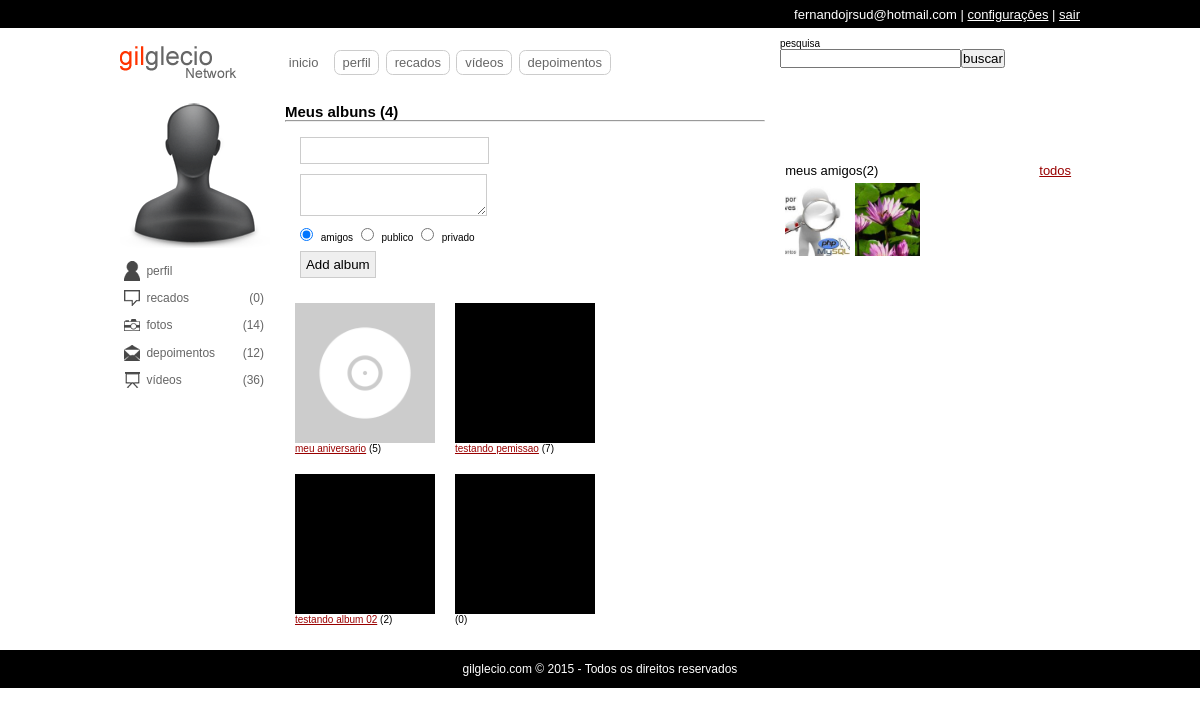
The page /albuns.php (signed in) on the database its author committed.
### tables this page shows
CREATE TABLE IF NOT EXISTS `albuns` (
`id` int(11) NOT NULL,
  `usuario` int(11) NOT NULL,
  `titulo` varchar(128) NOT NULL,
  `descricao` varchar(255) DEFAULT NULL,
  `status` int(1) DEFAULT '0',
  `data` timestamp NOT NULL DEFAULT CURRENT_TIMESTAMP ON UPDATE CURRENT_TIMESTAMP,
  `permissao` int(1) DEFAULT NULL,
  `capa` varchar(255) DEFAULT 'default.jpg'
);

CREATE TABLE IF NOT EXISTS `usuarios` (
`id` int(11) NOT NULL,
  `email` varchar(64) NOT NULL,
  `senha` varchar(128) NOT NULL,
  `nome` varchar(32) NOT NULL,
  `sobrenome` varchar(64) NOT NULL,
  `nascimento` date NOT NULL,
  `sexo` varchar(10) NOT NULL,
  `imagem` varchar(128) DEFAULT NULL,
  `status` int(1) NOT NULL DEFAULT '0',
  `cadastro` date NOT NULL,
  `nivel` int(1) NOT NULL DEFAULT '0'
);

### classes/DB.class.php (called while the page is built, shortened)
<?php
	class DB{
		private static $conn;
		static function getConn(){
			if(is_null(self::$conn)){
				self::$conn = new PDO('mysql:host=localhost;dbname=aularedesocial','root','');
				self::$conn->setAttribute(PDO::ATTR_ERRMODE,PDO::ERRMODE_EXCEPTION);
			}
			return self::$conn;
		}
	}

### classes/Recados.class.php (called while the page is built, shortened)
<?php
	class Recados extends DB{
		static function getRecados($idExtrangeiro){
			$select = self::getConn()->prepare("
			SELECT u.id, u.nome, u.sobrenome, u.imagem, a.de, a.para, r.id, r.recado, r.de, r.para, r.data, r.status FROM usuarios u
			INNER JOIN amisade a ON (((u.id=a.de) AND (a.para=?)) OR ((u.id=a.para) AND (a.de=?)))
			INNER JOIN recados r ON ((r.de=u.id) AND (r.para='publico' OR r.para='amigos' OR r.para=?) AND r.status=1) AND a.status=1 ORDER BY r.data DESC");
			$select->execute(array($idExtrangeiro,$idExtrangeiro,$idExtrangeiro));
			$d['num'] = $select->rowCount();
			$d['dados'] = $select->fetchAll();
			return $d;
		}
	}

### classes/Amisade.class.php (called while the page is built, shortened)
<?php
class Amisade extends DB {
    static function list_amigos($idExtrangeiro) {
        $selAmigos = self::getConn()->prepare('SELECT u.id, u.nome, u.sobrenome, u.imagem FROM usuarios u INNER JOIN amisade a ON (((u.id=a.de) AND (a.para=?)) OR ((u.id=a.para) AND (a.de=?))) AND a.status=1');
        $selAmigos->execute(array($idExtrangeiro, $idExtrangeiro));
        $d['num'] = $selAmigos->rowCount();
        $d['dados'] = $selAmigos->fetchAll();
        return $d;
    }
    static function solicitacao($idDaSessao, $idExtrangeiro) {
        $sql = self::getConn()->prepare('SELECT * FROM `amisade` WHERE (de=? AND para=?) OR (para=? AND de=?) LIMIT 1');
        $sql->execute(array($idDaSessao, $idExtrangeiro, $idDaSessao, $idExtrangeiro));
        if ($sql->rowCount() == 0) {
            $d['r'] = 0;
        }
        return $d;
    }
    static function strIdAmigos($amigos) {
        $ids = array();
        foreach ($amigos as $value) {
            array_push($ids, $value['id']);
        }
        return implode(',', $ids);
    }
}

### classes/Allbuns.class.php (called while the page is built, shortened)
<?php
	class Albuns extends DB{
		static function listAlbuns($usuario){
			$list = self::getConn()->prepare('SELECT * FROM `albuns` WHERE `usuario`=?');
			$list->execute(array($usuario));
			$d['num'] = $list->rowCount();
			$d['dados'] = $list->fetchAll();
			return $d;
		}
		private static function getFotos($album){
			$list = self::getConn()->prepare('SELECT * FROM `fotos` WHERE `album`=?');
			$list->execute(array($album));
			$d['num'] = $list->rowCount();
			$d['dados'] = $list->fetchAll();
			return $d;
		}
		static function getAlbum($album,$colunas='*',$fotos=true){
			$dados = self::getConn()->prepare('SELECT '.$colunas.' FROM `albuns` WHERE `id`=? LIMIT 1');
			$dados->execute(array($album));
			if($dados->rowCount()){
				if($fotos){
					$f = self::getFotos($album);
					$d['fotos']['num'] = $f['num'];
					$d['fotos']['dados'] = $f['dados'];
				}
				$d['album'] = $dados->fetch(PDO::FETCH_ASSOC);
				return $d;
			}else{
				return array();
			}
		}
		static function totalFotos($usuario){
			$albuns = self::listAlbuns($usuario);
			$totalfotos = 0;
			foreach($albuns['dados'] as $albuns):
				$fotos = self::getFotos($albuns['id']);
				$totalfotos += $fotos['num'];
			endforeach;
			return $totalfotos;
		}
	}

### includes/list_albuns.php (the view, shortened to what this page needs)
<div id="listAlbuns">
<h2><?php echo ($idDaSessao<>$idExtrangeiro) ? 'Albuns de '.$user_fullname.' ('.$albuns['num'].') ' : 'Meus albuns ('.$albuns['num'].') '; ?></h2>
    <?php if($idDaSessao==$idExtrangeiro){ ?>
    <hr />
    <form name="novoalbum" method="post" enctype="multipart/form-data" action="" >
        <input type="text" name="tituloalbum" /><br>
        <textarea name="descricao" ></textarea>
        <br>
        <input type="radio" name="permissao" checked="checked" value="2" /> amigos
        <input type="radio" name="permissao" value="3" /> publico
        <input type="radio" name="permissao" value="1" /> privado
        <br>
        <input type="submit" name="criaralbum" value="Add album" />
    </form>
    <?php }
    if($albuns['num']>0){
        echo '<ul>';
		$visivel = Amisade::solicitacao($idDaSessao,$idExtrangeiro);
        foreach($albuns['dados'] as $resalbuns):
			$numfotos = Albuns::getAlbum($resalbuns['id']);
			$file = 'uploads/fotos/200/'.$resalbuns['capa'];
			$li = '<li><img src="'.(file_exists($file) ? $file : 'uploads/fotos/default.jpg' ).'" /><a href="albuns.php?uid='.$idExtrangeiro.'&aid='.$resalbuns['id'].'">'.$resalbuns['titulo'].'</a> ('.$numfotos['fotos']['num'].')</li>';
			if($resalbuns['permissao']==1 AND $idDaSessao==$idExtrangeiro){
				echo $li;
			}elseif($resalbuns['permissao']==2){
				if($visivel['r']==2 OR $idDaSessao==$idExtrangeiro){
					echo $li;
				}
			}elseif($resalbuns['permissao']==3){
				echo $li;
			}
		endforeach;
        echo '</ul>';
    }
	?>
	</div>

### includes/header.php (shortened to what this page needs)
<?php
include('classes/DB.class.php');
include('classes/Login.class.php');
include('classes/Amisade.class.php');
include('classes/Recados.class.php');
include('classes/Allbuns.class.php');
$idExtrangeiro = (isset($_GET['uid'])) ? (int)$_GET['uid'] : $_SESSION['socialbigui_uid'];
$idDaSessao = $_SESSION['socialbigui_uid'];
function user_img($img){
	return ($img<>'' AND file_exists('uploads/usuarios/'.$img)) ? $img : 'default.png';
}
$user_imagem = user_img($user_imagem);
?>
<!DOCTYPE HTML>
<html lang="pt-br">
<head>
<link rel="stylesheet" media="screen" href="estilos/template.css" type="text/css" />
</head>
<body>
<div id="topo">
	<div class="cAlign">
        <span><?php echo $_SESSION['socialbigui_usuario'] ?> | <a href="#">configura&ccedil;&ocirc;es</a> | <a href="?sair=true">sair</a></span>
    </div>
</div>
<div class="cAlign">
    <div id="header">
    	<div class="left">
        </div>
        <div class="center">
      		<ul>
                <li><a href="./" class="ativo">inicio</a></li>
                <li><a href="perfil.php">perfil</a></li>
                <li><a href="recados.php">recados</a></li>
                <li><a href="videos.php">v&iacute;deos</a></li>
                <li><a href="depoimentos.php">depoimentos</a></li>
            </ul>
        </div>
        <div class="right">
        	<span>pesquisa</span>
            <form name="pesquisa-all" action="busca.php" method="get">
            	<input type="text" name="s" /><input type="submit" value="buscar" />
            </form>
        </div>
    </div>
    <div id="content">
		<div class="left">
            <div class="blocos" id="foto-perfil">
            	<a href="#"><img src="uploads/usuarios/<?php echo $user_imagem; ?>" alt="<?php echo $user_nome ?>" title="<?php echo $user_nome ?>" /></a>
            </div>
            <?php
			$list_amigos = Amisade::list_amigos($idExtrangeiro);
			$albuns = Albuns::listAlbuns($idExtrangeiro);
			?>
            <div class="blocos" id="menu-lateral">
            	<ul>
                	<li><a href="perfil.php?uid=<?php echo $idExtrangeiro ?>" class="perfil">perfil</a></li>
                   	<?php $recados = Recados::getRecados($idExtrangeiro); ?>
                	<li><a href="recados.php?uid=<?php echo $idExtrangeiro ?>" class="recados">recados <span>(<?php echo $recados['num'] ?>)</span></a></li>
                    <li><a href="albuns.php?uid=<?php echo $idExtrangeiro ?>" class="fotos">fotos <span>(<?php echo Albuns::totalFotos($idExtrangeiro); ?>)</span></a></li>
                    <li><a href="depoimentos.php?uid=<?php echo $idExtrangeiro ?>" class="depoimentos">depoimentos <span>(12)</span></a></li>
                    <li><a href="videos.php?uid=<?php echo $idExtrangeiro ?>" class="videos">v&iacute;deos <span>(36)</span></a></li>
                </ul>
            </div>
        </div>

### albuns.php
<?php include('includes/header.php'); ?>
        <div id="amarra-center-left">
            <div class="center">
                <div class="blocos" id="pagina">
                     <?php
					 if(isset($_GET['aid'])){
						 include('includes/list_fotos.php');
					 }else{
						 include('includes/list_albuns.php');
					 }
					 ?>
                </div>
            </div>
            <div class="right">
                <?php include('includes/amigos.php'); ?>
            </div>
        </div>
<?php include('includes/footer.php'); ?>

### includes/amigos.php (shortened to what this page needs)
<div class="blocos" id="publicidade">
</div>
<div class="blocos" id="meus-amigos">
    <span>meus amigos(<?php echo $list_amigos['num'] ?>) <a href="#">todos</a></span>
    <ul>
    	<?php
		if($list_amigos['num']>0){
			foreach($list_amigos['dados'] as $resAmigos){
				echo '<li><span><a href="perfil.php?uid='.$resAmigos[0].'"><img src="uploads/usuarios/'.user_img($resAmigos[3]).'" alt="" title="'.$resAmigos[1].' '.$resAmigos[2].'" /></a></span></li>';
			}
		}else{
			echo 'Você não tem amigos';
		}
		?>
    </ul>
</div>

### includes/footer.php
</div>
</div>
<div id="footer">
	<div class="cAlign">
    	<p>gilglecio.com &copy; <?php echo date('Y') ?> - Todos os direitos reservados</p>
    </div>
</div>
</body>
</html>

### estilos/template.css (style rules this page uses)
* { margin:0; padding:0; }
body { background:url(../uploads/tema/default.jpg) center fixed; font:62.5% "Trebuchet MS", Arial, Helvetica, sans-serif; text-align:center; }
img { display:block; }
a { color:#900; }
.cAlign { width:960px; margin:0 auto; text-align:left; }
div#topo { background:#000; color:#FFF; padding:0.5em 0; overflow:hidden; font-size:1.3em; }
div#topo span { float:right; }
div#topo span a { color:#FFF; }
div#header { width:100%; min-height:50px;padding:1em 0; }
div.left { width:149.999px; }
div.center { width:489.999px; margin:0 1em; }
div.right { width:299.999px; }
div.left, div.center, div.right { min-height:50px; float:left; }
div#header div.left { background:url(../images/bigui.png) no-repeat left; }
div#header .center ul { margin-bottom:-0.1em; list-style:none; font-size:1.3em; float:left; margin-top:17px; }
div#header .center ul li { float:left; display:inline; }
div#header .center ul li a { border:1px solid #CCC; background:#fff; color:#666; margin-right:0.5em; padding:0.3em 0.6em;border-radius:0.5em; text-decoration:none; }
div#header .center ul li a.ativo, div#header .center ul li a:hover { border:1px solid #fff; }
div#content { overflow:hidden; }
div.blocos { width:100%; min-height:50px; margin-bottom:1em; clear:both; background:#fff; }
div#content .blocos { width:auto; }
div#pagina { padding:0.5em; width:auto; }
div#foto-perfil { overflow:hidden; }
div#foto-perfil img { width:100%; float:left; }
div#menu-lateral ul { font-size:1.2em; list-style:none; }
div#menu-lateral ul li a { display:block; color:#666; text-decoration:none; padding:0.5em; margin-bottom:0.1em; padding-left:2.2em; }
div#menu-lateral ul li a span { float:right; }
div#menu-lateral ul li a.perfil { background:url(../images/perfil.png) no-repeat left; }
div#menu-lateral ul li a.recados { background:url(../images/recados.png) no-repeat left; }
div#menu-lateral ul li a.fotos { background:url(../images/fotos.png) no-repeat left; }
div#menu-lateral ul li a.videos { background:url(../images/videos.png) no-repeat left; }
div#menu-lateral ul li a.depoimentos { background:url(../images/depoimentos.png) no-repeat left; }
div#meus-amigos { padding:0.2em; overflow:hidden; font-size:1.3em; }
div#meus-amigos span { width:97%; display:block; padding:0.2em; }
div#meus-amigos span a { float:right; }
div#meus-amigos ul { width:298px; height:281px; overflow-y:scroll; list-style:none; }
div#meus-amigos ul li { display:inline; float:left; }
div#meus-amigos ul li span { width:65px; height:70px; overflow:hidden; }
div#meus-amigos ul li img { width:100%; }
div#listAlbuns,div#listFotos { overflow:hidden; }
div#listAlbuns ul li { list-style:none; float: left; width:140px; margin:10px; }
div#listAlbuns ul li img { width:100%; }
div#listAlbuns form { margin:10px; }
div#listAlbuns input, div#listAlbuns textarea { margin:5px; border:1px solid #CCC; padding:5px; }
div#footer { width:100%; background:#000; color:#FFF; font-size:1.2em; text-align:center; padding:1em 0; }
div#footer p { display:block; width:100%; text-align:center; }

### rows shown on the page
albuns: permissao 2 (drawn), titulo "meu aniversario", num "5"
albuns: capa (placeholder picture), titulo "testando pemissao", num "7"
albuns: capa (placeholder picture), titulo "testando album 02", num "2"
albuns: capa (placeholder picture), num "0"
usuarios: imagem (picture)
usuarios: imagem (picture)

### other values the page prints
$_SESSION['socialbigui_usuario'] "fernandojrsud@hotmail.com"
$recados['num'] "0"
Albuns::totalFotos($idExtrangeiro) "14"
$albuns['num'] "4"
$list_amigos['num'] "2"
